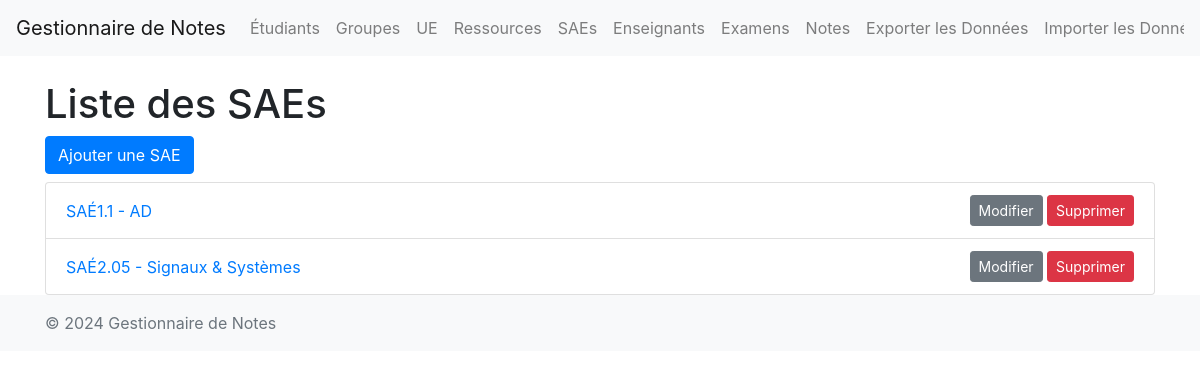
/sae/, run on an earlier commit of the app's database.
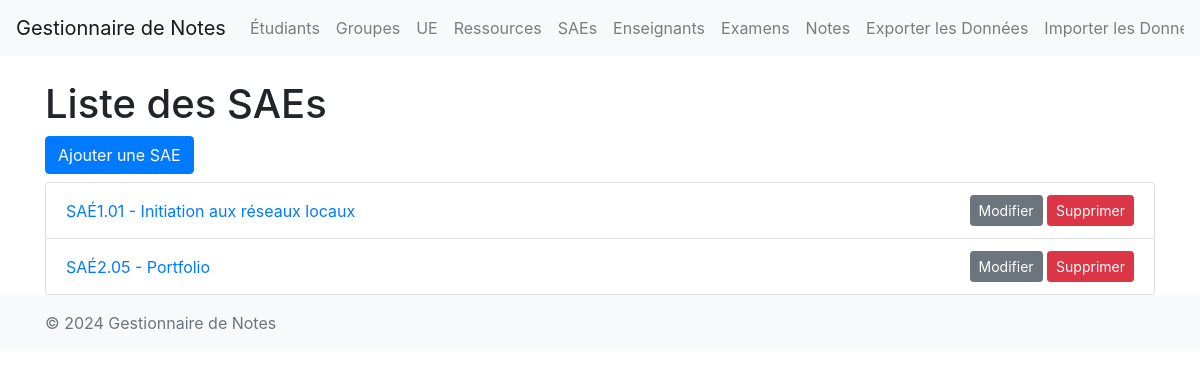
And on a later commit of the database.
### main/models.py (models this page shows, shortened)
class SAE(models.Model):
    code = models.CharField(max_length=10)
    nom = models.CharField(max_length=100)
    description = models.TextField(null=True, blank=True)

### main/views.py (the view)
# urls.py: path('sae/', views.sae_list, name='sae_list'),
def sae_list(request):
    saes = SAE.objects.all()
    return render(request, 'main/sae_list.html', {'saes': saes})

### main/templates/main/sae_list.html (shortened to what this page needs)
{% extends "main/base.html" %}
{% block content %}
    <h1>Liste des SAEs</h1>
    <a href="{% url 'sae_create' %}" class="btn btn-primary mb-2">Ajouter une SAE</a>
    <ul class="list-group">
        {% for sae in saes %}
            <li class="list-group-item d-flex justify-content-between align-items-center">
                <a href="{% url 'sae_detail' sae.pk %}">SAÉ{{ sae.code }} - {{ sae.nom }}</a>
                <div>
                    <a href="{% url 'sae_update' sae.pk %}" class="btn btn-secondary btn-sm">Modifier</a>
                    <a href="{% url 'sae_delete' sae.pk %}" class="btn btn-danger btn-sm">Supprimer</a>
                </div>
            </li>
        {% endfor %}
    </ul>
{% endblock %}

What changed in the data, as far as the page shows it:
changed SAE: code "1.1" → "1.01"; nom "AD" → "Initiation aux réseaux locaux"
changed SAE: nom "Signaux & Systèmes" → "Portfolio"
